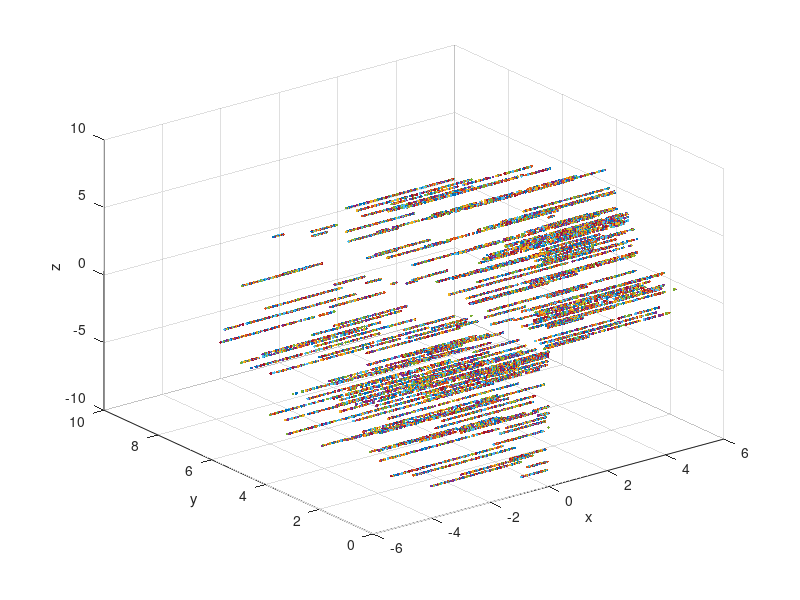

MATLAB code for this plot:
clc; clear all; close all; 

%distance1 = [1, 2, 3, 4, 5, 4, 3, 2, 1]; %7
%distance2 = [2, 3, 4, 5, 6, 5, 4, 3, 2]; %7
%posServoX = [0, 5, 10, 15, 20, 25, 30, 35, 40]; %7
%posServoY = [0, 5, 10, 15, 20, 25, 30, 35, 40]; %7
azimuth = zeros(1,180);
elevation = zeros(1,180);
x = zeros(180);
y = zeros(180);
z = zeros(180);
deg2rad = pi/180;
distances = rand(180)*10;

for ser=1:180
    posServoX(ser) = ser; 
    posServoY(ser) = ser;
end

for i=1:180 % servo y
    for j=1:180 % servo x
       azimuth(i) =  posServoX(i)*deg2rad;
       elevation(i) = posServoY(i)*deg2rad;
       x(i,j) = distances(i,j)*sin(elevation(i))*cos(azimuth(i));
       y(i,j) = distances(i)*sin(elevation(i))*sin(azimuth(i));
       z(i,j) = distances(i)*cos(elevation(i));
    end
end
% for i=1:9
%    azimuth2(i) =  posServoX(i)*deg2rad;
%    elevation(i) = 0.5*deg2rad;
%    x2(i) = distance2(i)*cos(azimuth2(i))
%    y2(i) = distance2(i)*sin(azimuth2(i))
%    z2(i) = 0.5;
% end

%zticks(0:0.1:0.5)
plot3(x,y,z,'.')
xlabel('x')
ylabel('y')
zlabel('z')
grid on
%[Z] = meshgrid(x,y)
%contour(x,y,Z)
%mesh(x,y)
%surf(X,Y,Z)